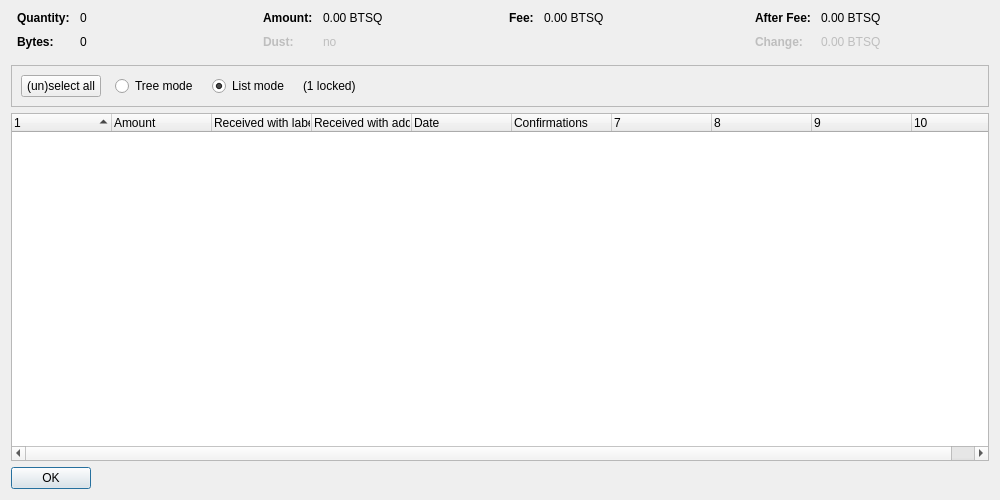
<?xml version="1.0" encoding="UTF-8"?>
<ui version="4.0">
 <class>CoinControlDialog</class>
 <widget class="QDialog" name="CoinControlDialog">
  <property name="geometry">
   <rect>
    <x>0</x>
    <y>0</y>
    <width>1000</width>
    <height>500</height>
   </rect>
  </property>
  <property name="windowTitle">
   <string>Coin Selection</string>
  </property>
  <layout class="QVBoxLayout" name="verticalLayout">
   <item>
    <layout class="QHBoxLayout" name="horizontalLayoutTop" stretch="0,0,0,0">
     <property name="topMargin">
      <number>0</number>
     </property>
     <property name="bottomMargin">
      <number>10</number>
     </property>
     <item>
      <layout class="QFormLayout" name="formLayoutCoinControl1">
       <property name="horizontalSpacing">
        <number>10</number>
       </property>
       <property name="verticalSpacing">
        <number>10</number>
       </property>
       <property name="leftMargin">
        <number>6</number>
       </property>
       <property name="rightMargin">
        <number>6</number>
       </property>
       <item row="0" column="0">
        <widget class="QLabel" name="labelCoinControlQuantityText">
         <property name="font">
          <font>
           <weight>75</weight>
           <bold>true</bold>
          </font>
         </property>
         <property name="text">
          <string>Quantity:</string>
         </property>
        </widget>
       </item>
       <item row="0" column="1">
        <widget class="QLabel" name="labelCoinControlQuantity">
         <property name="cursor">
          <cursorShape>IBeamCursor</cursorShape>
         </property>
         <property name="contextMenuPolicy">
          <enum>Qt::ActionsContextMenu</enum>
         </property>
         <property name="text">
          <string notr="true">0</string>
         </property>
         <property name="textInteractionFlags">
          <set>Qt::LinksAccessibleByMouse|Qt::TextSelectableByKeyboard|Qt::TextSelectableByMouse</set>
         </property>
        </widget>
       </item>
       <item row="1" column="0">
        <widget class="QLabel" name="labelCoinControlBytesText">
         <property name="font">
          <font>
           <weight>75</weight>
           <bold>true</bold>
          </font>
         </property>
         <property name="text">
          <string>Bytes:</string>
         </property>
        </widget>
       </item>
       <item row="1" column="1">
        <widget class="QLabel" name="labelCoinControlBytes">
         <property name="cursor">
          <cursorShape>IBeamCursor</cursorShape>
         </property>
         <property name="contextMenuPolicy">
          <enum>Qt::ActionsContextMenu</enum>
         </property>
         <property name="text">
          <string notr="true">0</string>
         </property>
         <property name="textInteractionFlags">
          <set>Qt::LinksAccessibleByMouse|Qt::TextSelectableByKeyboard|Qt::TextSelectableByMouse</set>
         </property>
        </widget>
       </item>
      </layout>
     </item>
     <item>
      <layout class="QFormLayout" name="formLayoutCoinControl2">
       <property name="horizontalSpacing">
        <number>10</number>
       </property>
       <property name="verticalSpacing">
        <number>10</number>
       </property>
       <property name="leftMargin">
        <number>6</number>
       </property>
       <property name="rightMargin">
        <number>6</number>
       </property>
       <item row="0" column="0">
        <widget class="QLabel" name="labelCoinControlAmountText">
         <property name="font">
          <font>
           <weight>75</weight>
           <bold>true</bold>
          </font>
         </property>
         <property name="text">
          <string>Amount:</string>
         </property>
        </widget>
       </item>
       <item row="0" column="1">
        <widget class="QLabel" name="labelCoinControlAmount">
         <property name="cursor">
          <cursorShape>IBeamCursor</cursorShape>
         </property>
         <property name="contextMenuPolicy">
          <enum>Qt::ActionsContextMenu</enum>
         </property>
         <property name="text">
          <string notr="true">0.00 BTSQ</string>
         </property>
         <property name="textInteractionFlags">
          <set>Qt::LinksAccessibleByMouse|Qt::TextSelectableByKeyboard|Qt::TextSelectableByMouse</set>
         </property>
        </widget>
       </item>
       <item row="1" column="0">
        <widget class="QLabel" name="labelCoinControlLowOutputText">
         <property name="enabled">
          <bool>false</bool>
         </property>
         <property name="font">
          <font>
           <weight>75</weight>
           <bold>true</bold>
          </font>
         </property>
         <property name="text">
          <string>Dust:</string>
         </property>
        </widget>
       </item>
       <item row="1" column="1">
        <widget class="QLabel" name="labelCoinControlLowOutput">
         <property name="enabled">
          <bool>false</bool>
         </property>
         <property name="cursor">
          <cursorShape>IBeamCursor</cursorShape>
         </property>
         <property name="contextMenuPolicy">
          <enum>Qt::ActionsContextMenu</enum>
         </property>
         <property name="text">
          <string notr="true">no</string>
         </property>
         <property name="textInteractionFlags">
          <set>Qt::LinksAccessibleByMouse|Qt::TextSelectableByKeyboard|Qt::TextSelectableByMouse</set>
         </property>
        </widget>
       </item>
      </layout>
     </item>
     <item>
      <layout class="QFormLayout" name="formLayoutCoinControl3">
       <property name="horizontalSpacing">
        <number>10</number>
       </property>
       <property name="verticalSpacing">
        <number>10</number>
       </property>
       <property name="leftMargin">
        <number>6</number>
       </property>
       <property name="rightMargin">
        <number>6</number>
       </property>
       <item row="0" column="0">
        <widget class="QLabel" name="labelCoinControlFeeText">
         <property name="font">
          <font>
           <weight>75</weight>
           <bold>true</bold>
          </font>
         </property>
         <property name="text">
          <string>Fee:</string>
         </property>
        </widget>
       </item>
       <item row="0" column="1">
        <widget class="QLabel" name="labelCoinControlFee">
         <property name="cursor">
          <cursorShape>IBeamCursor</cursorShape>
         </property>
         <property name="contextMenuPolicy">
          <enum>Qt::ActionsContextMenu</enum>
         </property>
         <property name="text">
          <string notr="true">0.00 BTSQ</string>
         </property>
         <property name="textInteractionFlags">
          <set>Qt::LinksAccessibleByMouse|Qt::TextSelectableByKeyboard|Qt::TextSelectableByMouse</set>
         </property>
        </widget>
       </item>
      </layout>
     </item>
     <item>
      <layout class="QFormLayout" name="formLayoutCoinControl4">
       <property name="horizontalSpacing">
        <number>10</number>
       </property>
       <property name="verticalSpacing">
        <number>10</number>
       </property>
       <property name="leftMargin">
        <number>6</number>
       </property>
       <property name="rightMargin">
        <number>6</number>
       </property>
       <item row="0" column="0">
        <widget class="QLabel" name="labelCoinControlAfterFeeText">
         <property name="font">
          <font>
           <weight>75</weight>
           <bold>true</bold>
          </font>
         </property>
         <property name="text">
          <string>After Fee:</string>
         </property>
        </widget>
       </item>
       <item row="0" column="1">
        <widget class="QLabel" name="labelCoinControlAfterFee">
         <property name="cursor">
          <cursorShape>IBeamCursor</cursorShape>
         </property>
         <property name="contextMenuPolicy">
          <enum>Qt::ActionsContextMenu</enum>
         </property>
         <property name="text">
          <string notr="true">0.00 BTSQ</string>
         </property>
         <property name="textInteractionFlags">
          <set>Qt::LinksAccessibleByMouse|Qt::TextSelectableByKeyboard|Qt::TextSelectableByMouse</set>
         </property>
        </widget>
       </item>
       <item row="1" column="0">
        <widget class="QLabel" name="labelCoinControlChangeText">
         <property name="enabled">
          <bool>false</bool>
         </property>
         <property name="font">
          <font>
           <weight>75</weight>
           <bold>true</bold>
          </font>
         </property>
         <property name="text">
          <string>Change:</string>
         </property>
        </widget>
       </item>
       <item row="1" column="1">
        <widget class="QLabel" name="labelCoinControlChange">
         <property name="enabled">
          <bool>false</bool>
         </property>
         <property name="cursor">
          <cursorShape>IBeamCursor</cursorShape>
         </property>
         <property name="contextMenuPolicy">
          <enum>Qt::ActionsContextMenu</enum>
         </property>
         <property name="text">
          <string notr="true">0.00 BTSQ</string>
         </property>
         <property name="textInteractionFlags">
          <set>Qt::LinksAccessibleByMouse|Qt::TextSelectableByKeyboard|Qt::TextSelectableByMouse</set>
         </property>
        </widget>
       </item>
      </layout>
     </item>
    </layout>
   </item>
   <item>
    <widget class="QFrame" name="frame">
     <property name="minimumSize">
      <size>
       <width>0</width>
       <height>40</height>
      </size>
     </property>
     <property name="frameShape">
      <enum>QFrame::StyledPanel</enum>
     </property>
     <property name="frameShadow">
      <enum>QFrame::Sunken</enum>
     </property>
     <layout class="QHBoxLayout" name="horizontalLayout">
      <item>
       <layout class="QHBoxLayout" name="horizontalLayoutPanel" stretch="0,0,0,0,0">
        <property name="spacing">
         <number>14</number>
        </property>
        <item>
         <widget class="QPushButton" name="pushButtonSelectAll">
          <property name="sizePolicy">
           <sizepolicy hsizetype="Maximum" vsizetype="Fixed">
            <horstretch>0</horstretch>
            <verstretch>0</verstretch>
           </sizepolicy>
          </property>
          <property name="text">
           <string>(un)select all</string>
          </property>
          <property name="autoDefault">
           <bool>false</bool>
          </property>
         </widget>
        </item>
        <item>
         <widget class="QRadioButton" name="radioTreeMode">
          <property name="sizePolicy">
           <sizepolicy hsizetype="Maximum" vsizetype="Fixed">
            <horstretch>0</horstretch>
            <verstretch>0</verstretch>
           </sizepolicy>
          </property>
          <property name="text">
           <string>Tree mode</string>
          </property>
         </widget>
        </item>
        <item>
         <widget class="QRadioButton" name="radioListMode">
          <property name="sizePolicy">
           <sizepolicy hsizetype="Maximum" vsizetype="Fixed">
            <horstretch>0</horstretch>
            <verstretch>0</verstretch>
           </sizepolicy>
          </property>
          <property name="text">
           <string>List mode</string>
          </property>
          <property name="checked">
           <bool>true</bool>
          </property>
         </widget>
        </item>
        <item>
         <widget class="QLabel" name="labelLocked">
          <property name="text">
           <string notr="true">(1 locked)</string>
          </property>
         </widget>
        </item>
        <item>
         <spacer name="horizontalSpacer">
          <property name="orientation">
           <enum>Qt::Horizontal</enum>
          </property>
          <property name="sizeHint" stdset="0">
           <size>
            <width>40</width>
            <height>20</height>
           </size>
          </property>
         </spacer>
        </item>
       </layout>
      </item>
     </layout>
    </widget>
   </item>
   <item>
    <widget class="CoinControlTreeWidget" name="treeWidget">
     <property name="contextMenuPolicy">
      <enum>Qt::CustomContextMenu</enum>
     </property>
     <property name="sortingEnabled">
      <bool>false</bool>
     </property>
     <property name="columnCount">
      <number>10</number>
     </property>
     <attribute name="headerShowSortIndicator" stdset="0">
      <bool>true</bool>
     </attribute>
     <attribute name="headerStretchLastSection">
      <bool>false</bool>
     </attribute>
     <column>
      <property name="text">
       <string/>
      </property>
     </column>
     <column>
      <property name="text">
       <string>Amount</string>
      </property>
     </column>
     <column>
      <property name="text">
       <string>Received with label</string>
      </property>
     </column>
     <column>
      <property name="text">
       <string>Received with address</string>
      </property>
     </column>
     <column>
      <property name="text">
       <string>Date</string>
      </property>
     </column>
     <column>
      <property name="text">
       <string>Confirmations</string>
      </property>
      <property name="toolTip">
       <string>Confirmed</string>
      </property>
     </column>
     <column>
      <property name="text">
       <string/>
      </property>
     </column>
     <column>
      <property name="text">
       <string/>
      </property>
     </column>
     <column>
      <property name="text">
       <string/>
      </property>
     </column>
     <column>
      <property name="text">
       <string/>
      </property>
     </column>
    </widget>
   </item>
   <item>
    <widget class="QDialogButtonBox" name="buttonBox">
     <property name="sizePolicy">
      <sizepolicy hsizetype="Maximum" vsizetype="Fixed">
       <horstretch>0</horstretch>
       <verstretch>0</verstretch>
      </sizepolicy>
     </property>
     <property name="orientation">
      <enum>Qt::Horizontal</enum>
     </property>
     <property name="standardButtons">
      <set>QDialogButtonBox::Ok</set>
     </property>
    </widget>
   </item>
  </layout>
 </widget>
 <customwidgets>
  <customwidget>
   <class>CoinControlTreeWidget</class>
   <extends>QTreeWidget</extends>
   <header>coincontroltreewidget.h</header>
  </customwidget>
 </customwidgets>
 <resources/>
 <connections/>
</ui>
